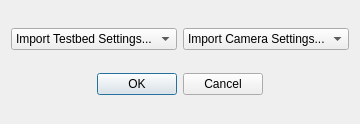
<?xml version="1.0" encoding="UTF-8"?>
<ui version="4.0">
 <class>Dialog</class>
 <widget class="QDialog" name="Dialog">
  <property name="geometry">
   <rect>
    <x>0</x>
    <y>0</y>
    <width>331</width>
    <height>124</height>
   </rect>
  </property>
  <property name="windowTitle">
   <string>Dialog</string>
  </property>
  <layout class="QGridLayout" name="gridLayout">
   <item row="0" column="0">
    <layout class="QHBoxLayout" name="horizontalLayout">
     <item>
      <spacer name="horizontalSpacer">
       <property name="orientation">
        <enum>Qt::Horizontal</enum>
       </property>
       <property name="sizeHint" stdset="0">
        <size>
         <width>40</width>
         <height>20</height>
        </size>
       </property>
      </spacer>
     </item>
     <item>
      <widget class="QComboBox" name="importTBComboBox">
       <item>
        <property name="text">
         <string>Import Testbed Settings...</string>
        </property>
       </item>
       <item>
        <property name="text">
         <string>a</string>
        </property>
       </item>
       <item>
        <property name="text">
         <string>b</string>
        </property>
       </item>
      </widget>
     </item>
     <item>
      <widget class="QComboBox" name="importCamComboBox">
       <item>
        <property name="text">
         <string>Import Camera Settings...</string>
        </property>
       </item>
       <item>
        <property name="text">
         <string>a</string>
        </property>
       </item>
       <item>
        <property name="text">
         <string>b</string>
        </property>
       </item>
      </widget>
     </item>
     <item>
      <spacer name="horizontalSpacer_2">
       <property name="orientation">
        <enum>Qt::Horizontal</enum>
       </property>
       <property name="sizeHint" stdset="0">
        <size>
         <width>40</width>
         <height>20</height>
        </size>
       </property>
      </spacer>
     </item>
    </layout>
   </item>
   <item row="1" column="0">
    <layout class="QHBoxLayout" name="horizontalLayout_2">
     <item>
      <spacer name="horizontalSpacer_3">
       <property name="orientation">
        <enum>Qt::Horizontal</enum>
       </property>
       <property name="sizeHint" stdset="0">
        <size>
         <width>40</width>
         <height>20</height>
        </size>
       </property>
      </spacer>
     </item>
     <item>
      <widget class="QDialogButtonBox" name="buttonBox">
       <property name="orientation">
        <enum>Qt::Horizontal</enum>
       </property>
       <property name="standardButtons">
        <set>QDialogButtonBox::Cancel|QDialogButtonBox::Ok</set>
       </property>
      </widget>
     </item>
     <item>
      <spacer name="horizontalSpacer_4">
       <property name="orientation">
        <enum>Qt::Horizontal</enum>
       </property>
       <property name="sizeHint" stdset="0">
        <size>
         <width>40</width>
         <height>20</height>
        </size>
       </property>
      </spacer>
     </item>
    </layout>
   </item>
  </layout>
 </widget>
 <resources/>
 <connections>
  <connection>
   <sender>buttonBox</sender>
   <signal>accepted()</signal>
   <receiver>Dialog</receiver>
   <slot>accept()</slot>
   <hints>
    <hint type="sourcelabel">
     <x>248</x>
     <y>254</y>
    </hint>
    <hint type="destinationlabel">
     <x>157</x>
     <y>274</y>
    </hint>
   </hints>
  </connection>
  <connection>
   <sender>buttonBox</sender>
   <signal>rejected()</signal>
   <receiver>Dialog</receiver>
   <slot>reject()</slot>
   <hints>
    <hint type="sourcelabel">
     <x>316</x>
     <y>260</y>
    </hint>
    <hint type="destinationlabel">
     <x>286</x>
     <y>274</y>
    </hint>
   </hints>
  </connection>
 </connections>
</ui>
